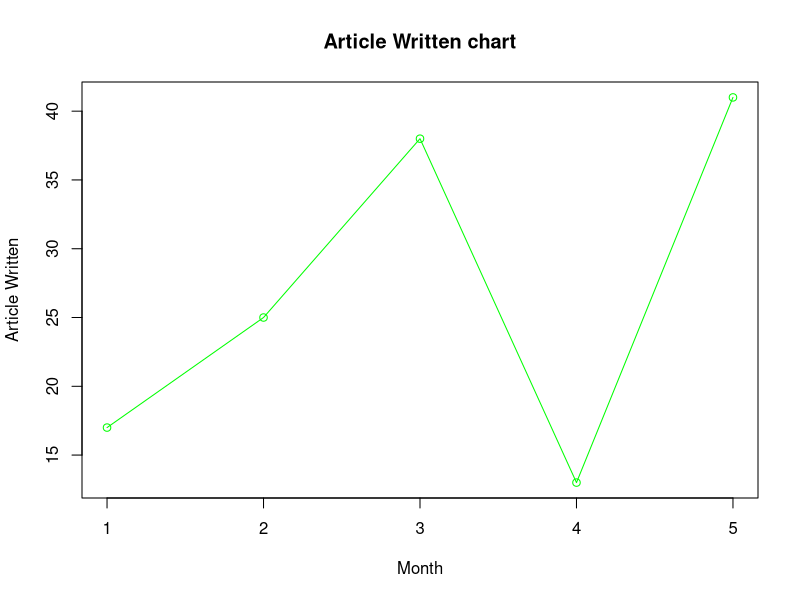

The R script that drew this image:
# Create the data for the chart.
v <- c(17, 25, 38, 13, 41)

# Plot the bar chart.
plot(v, type = "o", col = "green",
     xlab = "Month", ylab = "Article Written",
     main = "Article Written chart")
